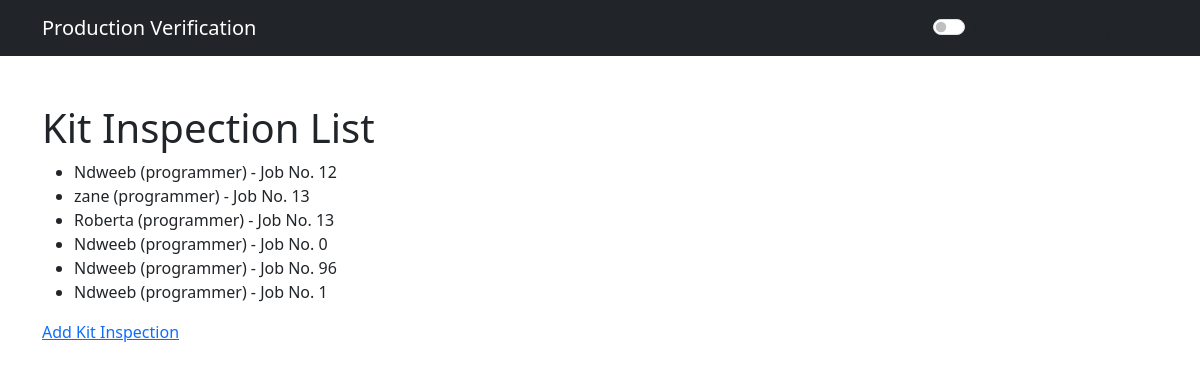
The page /board_varification/kit-inspections/ on the database its author committed.
### board_varification/models.py (models this page shows, shortened)
class KitInspection(models.Model):
    customer = models.ForeignKey(Customer, on_delete=models.CASCADE, related_name='kit_inspections')
    product = models.ForeignKey(Product, on_delete=models.CASCADE, related_name='kit_inspections')
    quantity = models.IntegerField()
    kit_inspector = models.ForeignKey(Employee, on_delete=models.CASCADE, related_name='kit_inspections')
    barcode_scanning_enabled = models.BooleanField(default=True)
    photo = models.ImageField(upload_to=UploadToPathAndRename('kit_inspection_photos'), blank=True, null=True)
    job_no = models.ForeignKey(Job_number, null=True, on_delete=models.CASCADE)
    def __str__(self):
        return f"{self.kit_inspector.name} ({self.kit_inspector.role}) - Job No. {self.job_no.job_number}"

class Employee(models.Model):
    user = models.OneToOneField(User, on_delete=models.CASCADE)
    ROLE_CHOICES = [
        ('kitter', 'Kitter'),
        ('setup_operator', 'Setup Operator'),
        ('programmer', 'Programmer'),
        ('paste_inspector', 'Paste Inspector'),
        ('qc', 'Quality Control'),
    ]
    name = models.CharField(max_length=100)
    role = models.CharField(max_length=100, choices=ROLE_CHOICES)
    photo = models.ImageField(upload_to='employee_photos/', blank=True, null=True)
    qr_code = models.ImageField(upload_to='employee_qr_codes/', blank=True, null=True)

class Job_number(models.Model):
    job_number = models.IntegerField(null=False, default = 0 , unique=True, primary_key=True)
    date = models.DateTimeField(auto_now=True)

### board_varification/views.py (the view)
# urls.py: path('kit-inspections/', views.kit_inspection_list, name='kit_inspection_list'),
def kit_inspection_list(request):
    kit_inspections = KitInspection.objects.all()
    return render(request, 'kit_inspection_list.html', {'kit_inspections': kit_inspections})

### templates/kit_inspection_list.html
{% extends 'base.html' %}
{% block content %}
    <h1>Kit Inspection List</h1>
    <ul>
        {% for kit_inspection in kit_inspections %}
            <li>{{ kit_inspection }}</li>
        {% endfor %}
    </ul>
    <a href="{% url 'board_varification:kit_inspection_create' %}">Add Kit Inspection</a>
{% endblock %}

### templates/base.html (style rules this page uses)
body { transition: background-color 0.3s ease; }

### rows shown on the page
KitInspection: kit_inspector+job_no "Ndweeb (programmer) - Job No. 12"
KitInspection: kit_inspector+job_no "zane (programmer) - Job No. 13"
KitInspection: kit_inspector+job_no "Roberta (programmer) - Job No. 13"
KitInspection: kit_inspector+job_no "Ndweeb (programmer) - Job No. 0"
KitInspection: kit_inspector+job_no "Ndweeb (programmer) - Job No. 96"
KitInspection: kit_inspector+job_no "Ndweeb (programmer) - Job No. 1"
